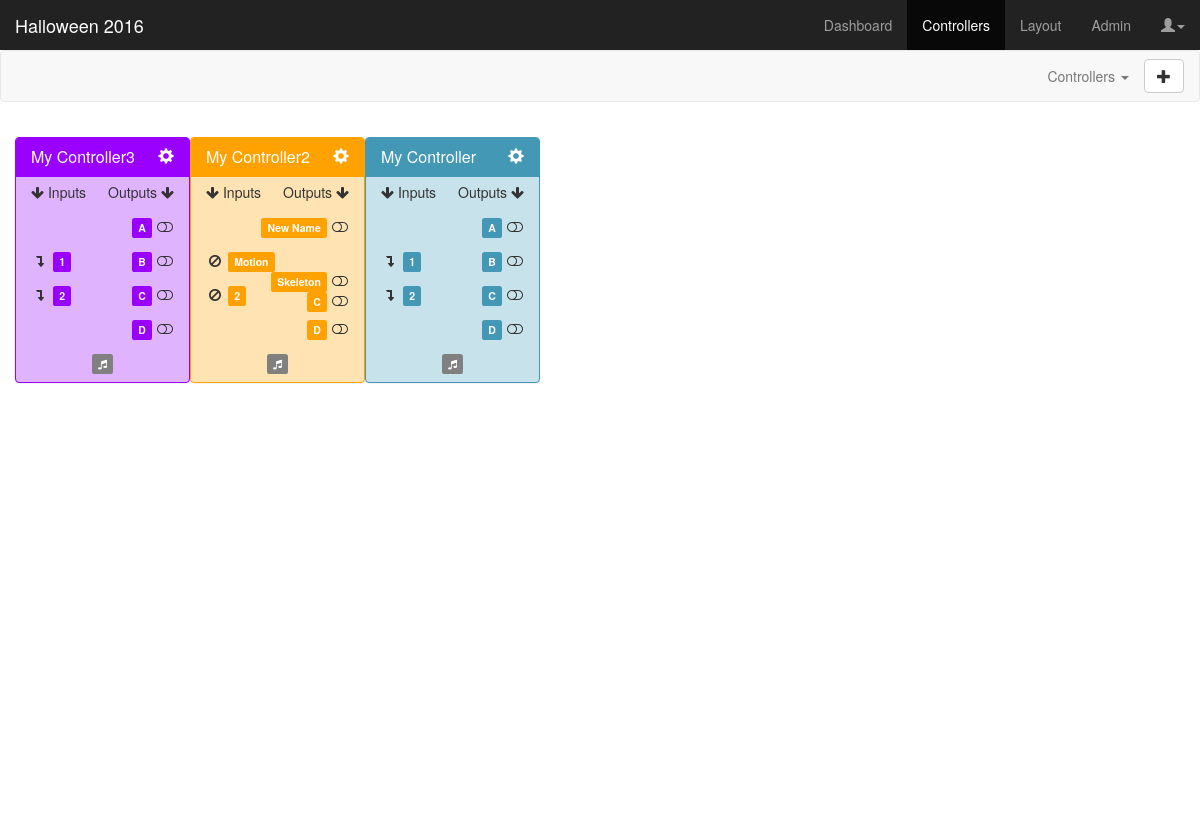
The page /controllers on the database its author committed.
### app/models.py (models this page shows, shortened)
class Controller(db.Model):
	id = db.Column(db.Integer, primary_key=True)
	project_id = db.Column(db.Integer, db.ForeignKey('project.id'))
	color_id = db.Column(db.Integer, db.ForeignKey('color.id'))
	name = db.Column(db.String(25), unique=True)
	ports = db.relationship('Port', backref='controller')
	def get_port(self, port):
		try:
			for p in self.ports:
				if p.port == port:
					return p
		except:
			return 0
	@property
	def serialize(self):
		return {
			'controller_id': self.id,
			'project_id': self.project_id,
			'controllername': self.name,
			'controllercolor': self.color_id,
			'input1_id': self.get_port('1').id,
			'input1name': self.get_port('1').name,
			'input1state': self.get_port('1').state,
			'input2_id': self.get_port('2').id,
			'input2name': self.get_port('2').name,
			'input2state': self.get_port('2').state,
			'outputA_id': self.get_port('A').id,
			'outputAname': self.get_port('A').name,
			'outputAstate': self.get_port('A').state,
			'outputB_id': self.get_port('B').id,
			'outputBname': self.get_port('B').name,
			'outputBstate': self.get_port('B').state,
			'outputC_id': self.get_port('C').id,
			'outputCname': self.get_port('C').name,
			'outputCstate': self.get_port('C').state,
			'outputD_id': self.get_port('D').id,
			'outputDname': self.get_port('D').name,
			'outputDstate': self.get_port('D').state,
		}

class Port(db.Model):
	id = db.Column(db.Integer, primary_key=True)
	controller_id = db.Column(db.Integer, db.ForeignKey('controller.id'))
	port = db.Column(db.String(2))
	name = db.Column(db.String(25))
	state = db.Column(db.String(10))
	type = db.Column(db.String(8))

### app/views.py (the view)
@app.route('/controllers')
def controllers():
	controllers = Controller.query.filter(Controller.project_id==projectid)
	colors = Color.query.all()
	return render_template('controllers.html', title='Controllers', projectname=projectname, controllers=[c.serialize for c in controllers], colors=[color.serialize for color in colors])

### app/models.py (called while the page is built)
	@property
	def serialize(self):
		return{
			'id': self.id,
			'name': self.name,
			'hex': self.hex
		}

### app/templates/controllers.html (shortened to what this page needs)
{% extends "base.html" %}
{% block content %}
<link href="static/css/controllers.css" rel="stylesheet">
<nav class="navbar navbar-default">
  <div class="container-fluid">
    <div class="collapse navbar-collapse" id="navbar-collapse-1">
      <ul class="nav navbar-nav navbar-right">
        <li class="dropdown">
        <a href="#" class="dropdown-toggle" data-toggle="dropdown">Controllers <span class="caret"></span></a>
        <li>
        	<button type="button" class="btn btn-default navbar-btn" onclick="checkController('test')">
        	  <span class="glyphicon glyphicon-plus"></span>
        	</button>
        </li>
      </ul>
    </div>
  </div>
</nav>
<div class="container-fluid dashboard">
  {% for c in controllers %}
  <div class="panel draggable-controller cc-{{ c.controllercolor }}" id="controller-{{ c.controller_id }}">
    <div class="panel-heading cc-{{ c.controllercolor }}-heading">
      <h3 class="panel-title">
        <span class="controller-name">{{ c.controllername }}</span>
        <div class="pull-right" data-toggle="modal" data-target="#editControllerModal" data-cid="controller-{{ c.controller_id }}" data-ccolor="cc-{{ c.controllercolor }}" data-cname="{{ c.controllername }}">
          <span class="glyphicon glyphicon-cog"></span>
        </div>
      </h3>
    </div>
    <ul class="list-group">
      <li class="list-group-item borderless">
        <div class="pull-left"><i class="fa fa-arrow-down"></i> Inputs</div>
        <div class="pull-right">Outputs <i class="fa fa-arrow-down"></i></div>
      </li>
      <li class="list-group-item borderless">
        <div class="pull-right">
          <span class="label output portA cc-{{ c.controllercolor }}" data-toggle="tooltip" title="{{ c.outputAname }}<br>(Click to name)" data-container="body" data-html="true" data-fullname="{{ c.outputAname }}">{{ c.outputAname|truncate(7, True) }}</span>&nbsp;<span id="toggle-A-{{ c.controller_id }}" data-toggle="tooltip" title="{% if c.outputAstate == 'DISABLED' %}DISABLED{% else %}Default {{ c.outputAstate }}{% endif %}<br>(Click to toggle)" data-html="true" data-container="body"><i class="fa fa-{% if c.outputAstate == 'DISABLED' %}ban{% else %}toggle-{{ c.outputAstate|lower }}{% endif %} fa-fw" data-setting="{{ c.outputAstate }}"></i></span>
        </div>
      </li>
      <li class="list-group-item borderless">
        <div class="pull-left"><span id="toggle-1-{{ c.controller_id }}" data-toggle="tooltip" title="{{ c.input1state }}<br>(Click to toggle)" data-html="true" data-container="body"><i class="fa fa-{% if c.input1state == 'DISABLED' %}ban{% else %}level-{{ c.input1state|replace('PULL', '')|lower }}{% endif %} fa-fw" data-setting="{{ c.input1state }}"></i></span>&nbsp;</div>
        <div class="pull-left spin"><span class="label input port1 cc-{{ c.controllercolor }}" data-toggle="tooltip" title="{{ c.input1name }}<br>(Click to name)" data-container="body" data-html="true" data-fullname="{{ c.input1name }}">{{ c.input1name|truncate(7, True) }}</span></div>
        <div class="pull-right">
          <span class="label output portB cc-{{ c.controllercolor }}" data-toggle="tooltip" title="{{ c.outputBname }}<br>(Click to name)" data-container="body" data-html="true" data-fullname="{{ c.outputBname }}">{{ c.outputBname|truncate(7, True) }}</span>&nbsp;<span id="toggle-B-{{ c.controller_id }}" data-toggle="tooltip" title="{% if c.outputBstate == 'DISABLED' %}DISABLED{% else %}Default {{ c.outputBstate }}{% endif %}<br>(Click to toggle)" data-html="true" data-container="body"><i class="fa fa-{% if c.outputBstate == 'DISABLED' %}ban{% else %}toggle-{{ c.outputBstate|lower }}{% endif %} fa-fw" data-setting="{{ c.outputBstate }}"></i></span>
        </div>
      </li>
      <li class="list-group-item borderless">
        <div class="pull-left"><span id="toggle-2-{{ c.controller_id }}" data-toggle="tooltip" title="{{ c.input2state }}<br>(Click to toggle)" data-html="true" data-container="body"><i class="fa fa-{% if c.input2state == 'DISABLED' %}ban{% else %}level-{{ c.input2state|replace('PULL', '')|lower }}{% endif %} fa-fw" data-setting="{{ c.input2state }}"></i></span>&nbsp;</div>
        <div class="pull-left spin"><span class="label input port2 cc-{{ c.controllercolor }}" data-toggle="tooltip" title="{{ c.input2name }}<br>(Click to name)" data-container="body" data-html="true" data-fullname="{{ c.input2name }}">{{ c.input2name|truncate(7, True) }}</span></div>
        <div class="pull-right">
          <span class="label output portC cc-{{ c.controllercolor }}" data-toggle="tooltip" title="{{ c.outputCname }}<br>(Click to name)" data-container="body" data-html="true" data-fullname="{{ c.outputCname }}">{{ c.outputCname|truncate(7, True) }}</span>&nbsp;<span id="toggle-C-{{ c.controller_id }}" data-toggle="tooltip" title="{% if c.outputCstate == 'DISABLED' %}DISABLED{% else %}Default {{ c.outputCstate }}{% endif %}<br>(Click to toggle)" data-html="true" data-container="body"><i class="fa fa-{% if c.outputCstate == 'DISABLED' %}ban{% else %}toggle-{{ c.outputCstate|lower }}{% endif %} fa-fw" data-setting="{{ c.outputCstate }}"></i></span>
        </div>
      </li>
      <li class="list-group-item borderless">
        <div class="pull-right">
          <span class="label output portD cc-{{ c.controllercolor }}" data-toggle="tooltip" title="{{ c.outputDname }}<br>(Click to name)" data-container="body" data-html="true" data-fullname="{{ c.outputDname }}">{{ c.outputDname|truncate(7, True) }}</span>&nbsp;<span id="toggle-D-{{ c.controller_id }}" data-toggle="tooltip" title="{% if c.outputDstate == 'DISABLED' %}DISABLED{% else %}Default {{ c.outputDstate }}{% endif %}<br>(Click to toggle)" data-html="true" data-container="body"><i class="fa fa-{% if c.outputDstate == 'DISABLED' %}ban{% else %}toggle-{{ c.outputDstate|lower }}{% endif %} fa-fw" data-setting="{{ c.outputDstate }}"></i></span>
        </div>
      </li>
      <li class="list-group-item borderless">
        <div class="text-center">
          <span class="label sounds cc-{{ c.controllercolor }} unassigned" id="sounds-{{ c.controller_id }}" data-toggle="tooltip" title="(Click to configure)" data-placement="bottom" data-container="body"><i class="fa fa-music"></i></span>
        </div>
      </li>
    </ul>
  </div>
  {% endfor %}
</div>
{% endblock %}

### app/static/css/controllers.css (style rules this page uses)
body { padding-top: 50px; }
:root { --cc1-head: #4298B5; --cc1-bg: #c7e2eb; --cc2-head: #273a3f; --cc2-bg: #c0d3d8; --cc3-head: #92B06A; --cc3-bg: #dae5cd; --cc4-head: #9900ff; --cc4-bg: #e0b3ff; --cc5-head: #DD5F32; --cc5-bg: #f4ccbd; --cc6-head: #FFA200; --cc6-bg: #ffe3b3; --cc7-head: #00A03E; --cc7-bg: #c6ecd4; --cc8-head: #24A8AC; --cc8-bg: #bff0f2; --cc9-head: #cccc00; --cc9-bg: #ffffcc; --cc10-head: #fa8072; --cc10-bg: #fdd3ce; }
.dashboard { height: calc(100vh - 100px); padding: 15px; }
.draggable-controller { width: 12.5em; float: left; }
span[class*='cc-'].unassigned { background-color: gray !important; }
.cc-1 { border-color: var(--cc1-head); background-color: var(--cc1-bg); }
.cc-1 > .cc-1-heading { color: #fff; background-color: var(--cc1-head); border-color: var(--cc1-head); }
.cc-1.label { background-color: var(--cc1-head); }
.cc-4 { border-color: var(--cc4-head); background-color: var(--cc4-bg); }
.cc-4 > .cc-4-heading { color: #fff; background-color: var(--cc4-head); border-color: var(--cc4-head); }
.cc-4.label { background-color: var(--cc4-head); }
.cc-6 { border-color: var(--cc6-head); background-color: var(--cc6-bg); }
.cc-6 > .cc-6-heading { color: #fff; background-color: var(--cc6-head); border-color: var(--cc6-head); }
.cc-6.label { background-color: var(--cc6-head); }
li.borderless { border-top: 0 none; border-bottom: 0 none; padding: 5px 15px; background-color: transparent; height: 35px; }

### rows shown on the page
Controller: controllername "My Controller3"
Controller: controllername "My Controller2"
Port: outputAname "New Name", state "OFF" (drawn)
Port: state "DISABLED" (drawn), input1name "Motion"
Port: outputBname "Skeleton", state "OFF" (drawn)
Controller: controllername "My Controller"

### other values the page prints
{{ projectname }} "Halloween 2016"
{{ c.outputAname|truncate(7, True) }} "A" "A"
{{ c.input1name|truncate(7, True) }} "1" "1"
{{ c.outputBname|truncate(7, True) }} "B" "B"
{{ c.input2name|truncate(7, True) }} "2" "2" "2"
{{ c.outputCname|truncate(7, True) }} "C" "C" "C"
{{ c.outputDname|truncate(7, True) }} "D" "D" "D"
